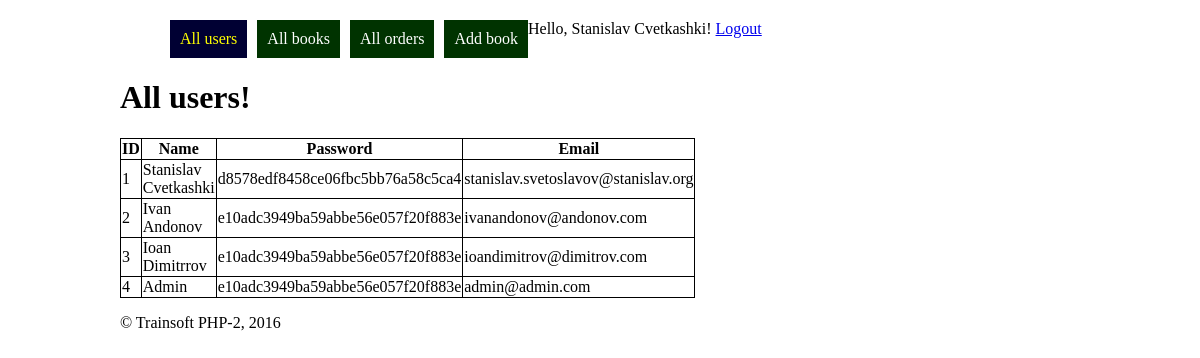
Screenshot of /index.php (signed in) with the database file from the repository.
### tables this page shows
CREATE TABLE `customers` (
  `customerId` int(11) NOT NULL,
  `customerName` varchar(255) NOT NULL,
  `customerPass` varchar(255) NOT NULL,
  `customerEmail` varchar(255) NOT NULL
);

### db.php (called while the page is built, shortened)
<?php
	class DB {
		private $host = 'localhost';
		private $user = 'root';
		private $pass = 'c1715am';
		private $db = 'trainsoft1';
		function __construct() {
			$this->link = new mysqli($this->host,
				$this->user, $this->pass, $this->db);
		}
	}

### User.php (called while the page is built, shortened)
<?php
	include 'db.php';
	class User extends DB {
		function getAllUsers() {
			$sql = 'select * from customers';
			$query = mysqli_query($this->link, $sql);
			$arr = array();
			while($row = mysqli_fetch_assoc($query)) {
				$arr[] = $row;
			}
			return $arr;
		}
	}
?>

### index.php (the view, shortened to what this page needs)
<?php include 'User.php';
 ?>
<html>
<head>
	<link rel="stylesheet" href="css/css.css">
</head>
<body>
	<div id="wrapper">
		<header id="master-head">
		<nav>
			<ul>
				<li><a href="index.php" class="clicked">All users</a></li>
				<li><a href="books.php">All books</a></li>
				<li><a href="orders.php">All orders</a></li>
				<li><a href="createBook.php">Add book</a></li>
				<?php if(isset($_SESSION['user'])) {
					echo 'Hello, '.$_SESSION['user'].'! <a href="logout.php">Logout</a>';
				}
				else {
					echo '<li><a href="reg.php">Register</a></li>
					<li><a href="login.php">Login</a></li>';
				}
				?>
			</ul>
		</nav>
		</header>
		<div id="main-part">
			<h1>All users!</h1>
			<table>
				<thead>
					<tr>
						<th>ID</th>
						<th>Name</th>
						<th>Password</th>
						<th>Email</th>
					</tr>
				</thead>
				<?php
					$u = new User();
					if(isset($_SESSION['user'])) {
						$users = $u->getAllUsers();
						foreach ($users as $value) {
							echo '<tr>';
							foreach ($value as $value2) {
								echo '<td>'.$value2.'</td>';
							}
							echo '</tr>';
						}
					}
				 ?>
			</table>
		</div>
		<footer>
			<p>&copy; Trainsoft PHP-2, 2016</p>
		</footer>
	</div>
</body>
</html>

### css/css.css (style rules this page uses)
#wrapper { width: 960px; margin:20px auto; }
#master-head nav ul:after { clear: both; display: block; content: ""; height: 0; }
#master-head nav ul li { float:left; list-style: none; }
#master-head nav ul li a { color:#fff; background: #003300; padding: 10px; display: inline-block; text-decoration: none; margin-left: 10px; }
#master-head nav ul li a.clicked { background: #000033; color:yellow; }

### index.php (style rules this page uses)
table { border:1px solid #000; border-collapse: collapse; width: 500px; }
th,td { border: 1px solid #000; }

### rows the page displays
customers: customerId "1", customerName "Stanislav Cvetkashki", customerPass "d8578edf8458ce06fbc5bb76a58c5ca4", customerEmail "stanislav.svetoslavov@stanislav.org"
customers: customerId "2", customerName "Ivan Andonov", customerPass "e10adc3949ba59abbe56e057f20f883e", customerEmail "ivanandonov@andonov.com"
customers: customerId "3", customerName "Ioan Dimitrrov", customerPass "e10adc3949ba59abbe56e057f20f883e", customerEmail "ioandimitrov@dimitrov.com"
customers: customerId "4", customerName "Admin", customerPass "e10adc3949ba59abbe56e057f20f883e", customerEmail "admin@admin.com"

### other values shown
$_SESSION['user'] "Stanislav Cvetkashki"
